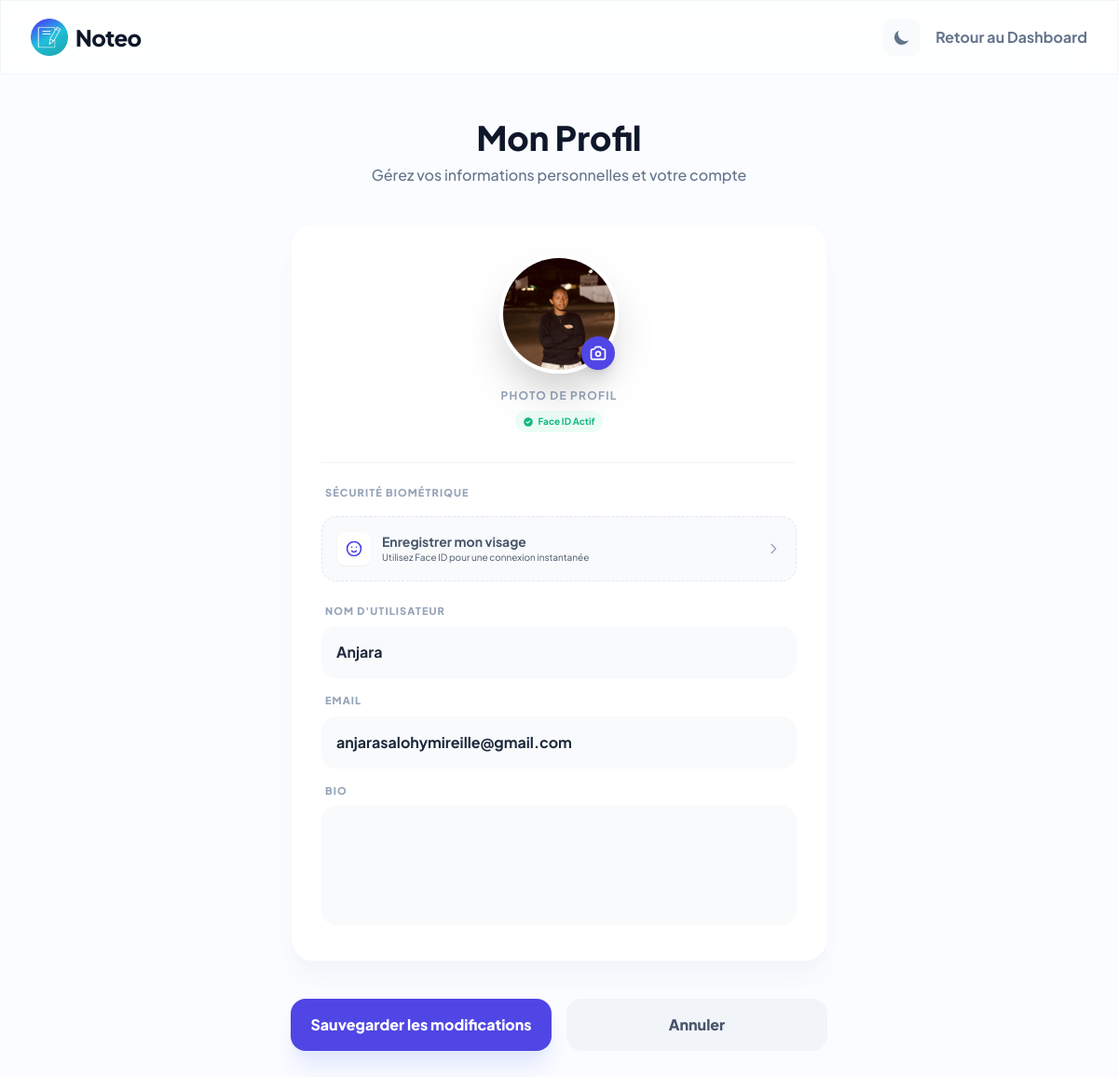
Screenshot of /profile/ (signed in) with the database file from the repository.
### core/models.py (models this page shows, shortened)
class User(AbstractUser):
    face_encoding = models.JSONField(null=True, blank=True)
    bio = models.TextField(max_length=500, blank=True)
    profile_picture = models.ImageField(upload_to='profile_pics/', null=True, blank=True)

### core/views.py (the view)
# urls.py: path('profile/', views.profile_view, name='profile'),
@login_required
def profile_view(request):
    from django.contrib import messages
    if request.method == 'POST':
        form = UserProfileForm(request.POST, request.FILES, instance=request.user)
        if form.is_valid():
            form.save()
            messages.success(request, "Votre profil a été mis à jour avec succès !")
            return redirect('profile')
    else:
        form = UserProfileForm(instance=request.user)
    return render(request, 'core/profile_settings.html', {'form': form})

### core/forms.py
class UserProfileForm(forms.ModelForm):
    class Meta:
        model = User
        fields = ('username', 'email', 'bio', 'profile_picture')

### core/templates/core/profile_settings.html (shortened to what this page needs)
{% load static tailwind_tags %}
<!DOCTYPE html>
<html lang="fr">
<head>
    {% tailwind_css %}
    <script src="https://cdn.tailwindcss.com"></script>
</head>
<body class="text-slate-900 min-h-screen flex flex-col">
    <header
        class="h-20 glass-card fixed w-full top-0 z-50 px-8 flex items-center justify-between border-b border-slate-100 dark:border-slate-800">
        <a href="{% url 'note_list' %}" class="flex items-center space-x-2 group">
            <div
                class="w-10 h-10 overflow-hidden flex items-center justify-center transform group-hover:scale-110 transition duration-300">
                <img src="{% static 'images/logo.png' %}" alt="Noteo Logo" class="w-full h-full object-contain">
            </div>
            <span
                class="text-2xl font-black tracking-tight text-slate-900 dark:text-white group-hover:text-indigo-600 dark:hover:text-indigo-400 transition">Noteo</span>
        </a>
        <div class="flex items-center space-x-4">
            <button onclick="toggleDarkMode()"
                class="p-2.5 rounded-xl bg-slate-100/50 dark:bg-slate-800/50 text-slate-500 dark:text-slate-400 hover:bg-slate-200/50 dark:hover:bg-slate-700/50 transition duration-300">
                <svg id="theme-icon-dark" class="w-5 h-5 block dark:hidden" fill="currentColor" viewBox="0 0 20 20">
                    <path d="M17.293 13.293A8 8 0 016.707 2.707a8.001 8.001 0 1010.586 10.586z"></path>
                </svg>
            </button>
            <a href="{% url 'note_list' %}"
                class="text-slate-500 dark:text-slate-400 hover:text-indigo-600 dark:hover:text-indigo-400 font-bold transition">Retour
                au
                Dashboard</a>
        </div>
    </header>
    <main class="flex-1 pt-32 pb-20 px-4 transition-colors">
        <div class="max-w-xl mx-auto">
            <div class="mb-10 text-center">
                <h1 class="text-4xl font-black text-slate-900 dark:text-white mb-2">Mon Profil</h1>
                <p class="text-slate-500 dark:text-slate-400 font-medium">Gérez vos informations personnelles et votre
                    compte</p>
            </div>
            <form method="post" enctype="multipart/form-data" class="space-y-6">
                <div
                    class="bg-white dark:bg-slate-800 p-8 rounded-3xl shadow-xl shadow-slate-100 dark:shadow-none border border-slate-50 dark:border-slate-700 space-y-6 transition">
                    <div class="flex flex-col items-center mb-8">
                        <div class="relative group">
                            <div
                                class="w-32 h-32 rounded-full border-4 border-white dark:border-slate-700 overflow-hidden shadow-2xl transition duration-500 group-hover:scale-105">
                                {% if user.profile_picture %}
                                <img id="profile-preview" src="{{ user.profile_picture.url }}" alt="{{ user.username }}"
                                    class="w-full h-full object-cover">
                                {% else %}
                                <div id="avatar-placeholder"
                                    class="w-full h-full bg-gradient-to-br from-indigo-500 to-purple-600 flex items-center justify-center text-white text-4xl font-bold">
                                    {{ user.username|first|upper }}
                                </div>
                                <img id="profile-preview" src="" alt="Aperçu" class="w-full h-full object-cover hidden">
                                {% endif %}
                            </div>
                            <label for="profile_picture_input"
                                class="absolute bottom-1 right-1 p-2 bg-indigo-600 hover:bg-indigo-700 text-white rounded-full shadow-lg cursor-pointer transform hover:scale-110 transition duration-300">
                            </label>
                        </div>
                        <p class="mt-4 text-xs font-bold text-slate-400 dark:text-slate-500 uppercase tracking-widest">
                            Photo de profil</p>
                        <div class="flex flex-col items-center mt-2 space-y-2">
                            {% if user.face_encoding %}
                            <div
                                class="flex items-center space-x-1 text-emerald-500 bg-emerald-50 dark:bg-emerald-900/20 px-2 py-1 rounded-full text-[10px] font-bold">
                                <svg class="w-3 h-3" fill="currentColor" viewBox="0 0 20 20">
                                    <path fill-rule="evenodd"
                                        d="M10 18a8 8 0 100-16 8 8 0 000 16zm3.707-9.293a1 1 0 00-1.414-1.414L9 10.586 7.707 9.293a1 1 0 00-1.414 1.414l2 2a1 1 0 001.414 0l4-4z"
                                        clip-rule="evenodd"></path>
                                </svg>
                                <span>Face ID Actif</span>
                            </div>
                            {% else %}
                            <div
                                class="text-rose-500 bg-rose-50 dark:bg-rose-900/20 px-2 py-1 rounded-full text-[10px] font-bold">
                                Face ID Inactif
                            </div>
                            {% endif %}
                        </div>
                    </div>
                    <div class="border-t border-slate-100 dark:border-slate-700 pt-6 mt-6">
                        <label
                            class="block text-[11px] font-black text-slate-400 dark:text-slate-500 uppercase tracking-widest mb-4 ml-1">Sécurité
                            Biométrique</label>
                        <div id="face-id-container" class="space-y-4">
                            <button type="button" id="start-face-reg"
                                class="w-full flex items-center justify-between p-4 bg-slate-50 dark:bg-slate-700/50 rounded-2xl border border-dashed border-slate-200 dark:border-slate-600 hover:border-indigo-400 dark:hover:border-indigo-500 transition group">
                                <div class="flex items-center space-x-3 text-slate-600 dark:text-slate-300">
                                    <div
                                        class="p-2 bg-white dark:bg-slate-800 rounded-lg shadow-sm group-hover:bg-indigo-50 dark:group-hover:bg-indigo-900/40 transition">
                                        <svg class="w-5 h-5 text-indigo-600 dark:text-indigo-400" fill="none"
                                            stroke="currentColor" viewBox="0 0 24 24">
                                            <path stroke-linecap="round" stroke-linejoin="round" stroke-width="2"
                                                d="M14.828 14.828a4 4 0 01-5.656 0M9 10h.01M15 10h.01M21 12a9 9 0 11-18 0 9 9 0 0118 0z">
                                            </path>
                                        </svg>
                                    </div>
                                    <div class="text-left">
                                        <p class="text-sm font-bold">Enregistrer mon visage</p>
                                        <p class="text-[10px]">Utilisez Face ID pour une connexion instantanée</p>
                                    </div>
                                </div>
                                <svg class="w-4 h-4 text-slate-400 group-hover:translate-x-1 transition" fill="none"
                                    stroke="currentColor" viewBox="0 0 24 24">
                                    <path stroke-linecap="round" stroke-linejoin="round" stroke-width="2"
                                        d="M9 5l7 7-7 7"></path>
                                </svg>
                            </button>
                        </div>
                    </div>
                    <div class="space-y-4">
                        <div class="grid grid-cols-1 gap-4">
                            <div>
                                <label
                                    class="block text-[11px] font-black text-slate-400 dark:text-slate-500 uppercase tracking-widest mb-2 ml-1">Nom
                                    d'utilisateur</label>
                                <input type="text" name="username" value="{{ form.username.value|default:'' }}"
                                    class="w-full bg-slate-50 dark:bg-slate-700 border-none rounded-2xl p-4 text-slate-800 dark:text-white font-bold focus:ring-2 focus:ring-indigo-500 transition">
                            </div>
                            <div>
                                <label
                                    class="block text-[11px] font-black text-slate-400 dark:text-slate-500 uppercase tracking-widest mb-2 ml-1">Email</label>
                                <input type="email" name="email" value="{{ form.email.value|default:'' }}"
                                    class="w-full bg-slate-50 dark:bg-slate-700 border-none rounded-2xl p-4 text-slate-800 dark:text-white font-bold focus:ring-2 focus:ring-indigo-500 transition">
                            </div>
                            <div>
                                <label
                                    class="block text-[11px] font-black text-slate-400 dark:text-slate-500 uppercase tracking-widest mb-2 ml-1">Bio</label>
                                <textarea name="bio" rows="4"
                                    class="w-full bg-slate-50 dark:bg-slate-700 border-none rounded-2xl p-4 text-slate-800 dark:text-white font-bold focus:ring-2 focus:ring-indigo-500 transition resize-none">{{ form.bio.value|default:'' }}</textarea>
                            </div>
                        </div>
                    </div>
                </div>
                <div class="flex space-x-4 pt-4">
                    <button type="submit"
                        class="flex-1 bg-indigo-600 hover:bg-indigo-700 text-white font-black py-4 rounded-2xl shadow-xl shadow-indigo-100 transition transform hover:-translate-y-1 active:scale-95">
                        Sauvegarder les modifications
                    </button>
                    <a href="{% url 'note_list' %}"
                        class="flex-1 bg-slate-100 dark:bg-slate-800 hover:bg-slate-200 dark:hover:bg-slate-700 text-slate-600 dark:text-slate-400 font-black py-4 rounded-2xl text-center transition">
                        Annuler
                    </a>
                </div>
            </form>
        </div>
    </main>
</body>
</html>

### core/templates/core/profile_settings.html (style rules this page uses)
body { font-family: 'Plus Jakarta Sans', sans-serif; background-color: #fbfcff; }
.glass-card { background: rgba(255, 255, 255, 0.8); backdrop-filter: blur(20px); border: 1px solid rgba(255, 255, 255, 0.3); }

### rows the page displays
User: profile_picture (picture), username "Anjara", email "anjarasalohymireille@gmail.com"
